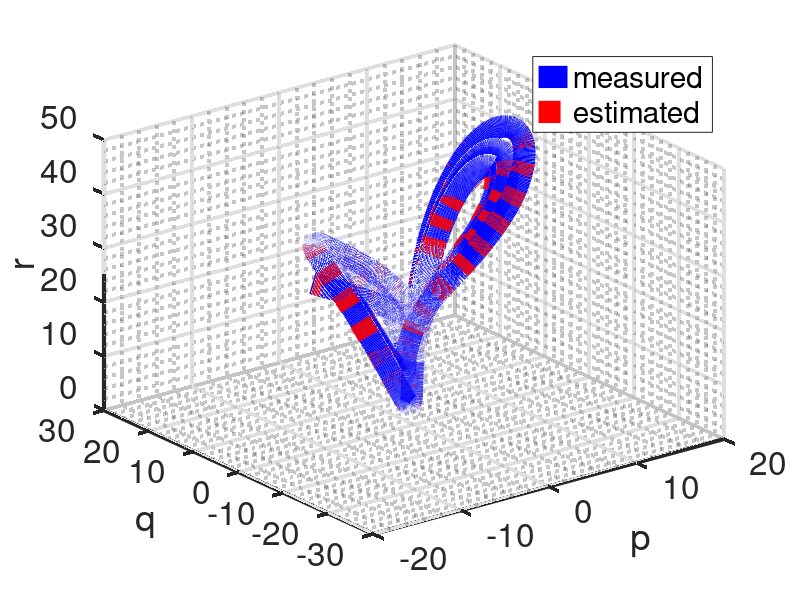
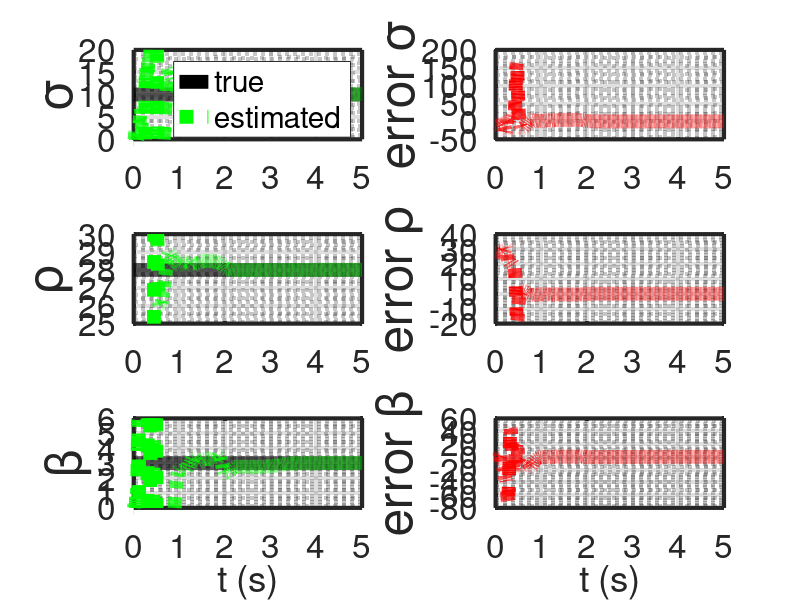

MATLAB code for these plots, in order:
%% Research code by Agus Hasan
%% Paper: "WyNDA: A Method to Discover Mathematical Models of Dynamical Systems from Data" submitted for MethodsX.

clear;
clc;

%% time horizon
tf  = 5;            % time horizon
dt  = 0.001;        % time step
t   = dt:dt:tf;     % time array

%% number of variables and coefficients
n = 3;              % number of measured state
r = 30;             % number of estimated parameters 

%% noise
R = 1;              % noise covariance

%% state initialization
x        = [-8;7;27];       % actual state initialization
xbar     = x;               % estimated state initialization
y        = x;               % measurement initialization
thetabar = zeros(r,1);      % estimated parameter initialization
 
%% true parameters
sigma   = 10;
rho     = 28;
beta    = 3;

%% for plotting
xArray          = [];
xbarArray       = [];
yArray          = [];
thetabarArray   = [];

%% Initialization for estimator

lambdav = 0.995;
lambdat = 0.999;
Rx      = 1*eye(n);
Rt      = 1*eye(n);
Px      = 0.1*eye(n);
Pt      = 0.1*eye(r);
Gamma   = 1*zeros(n,r);

%% simulation
for i=1:(tf/dt)

    xArray         = [xArray x];
    xbarArray      = [xbarArray xbar];    
    yArray         = [yArray y];
    thetabarArray  = [thetabarArray thetabar]; 
    
    x = x+dt*[10*(x(2)-x(1));x(1)*(28-x(3))-x(2);x(1)*x(2)-3*x(3)];
    y = x+dt*R^2*randn(n,1);

    Phi = [1 y(1) y(2) y(3) y(1)^2 y(2)^2 y(3)^2 y(1)*y(2) y(1)*y(3) y(2)*y(3) zeros(20,1)';
           zeros(10,1)' 1 y(1) y(2) y(3) y(1)^2 y(2)^2 y(3)^2 y(1)*y(2) y(1)*y(3) y(2)*y(3) zeros(10,1)';
           zeros(20,1)' 1 y(1) y(2) y(3) y(1)^2 y(2)^2 y(3)^2 y(1)*y(2) y(1)*y(3) y(2)*y(3)];
    
    % Estimation using adaptive observer
    Kx = Px*inv(Px+Rx);
    Kt = Pt*Gamma'*inv(Gamma*Pt*Gamma'+Rt);
    Gamma = (eye(n)-Kx)*Gamma;

    xbar = xbar+(Kx+Gamma*Kt)*(y-xbar);
    thetabar = thetabar-Kt*(y-xbar);

    xbar = xbar+Phi*thetabar;

    thetabar = thetabar;
    Px = (1/lambdav)*eye(n)*(eye(n)-Kx)*Px*eye(n);
    Pt = (1/lambdat)*(eye(r)-Kt*Gamma)*Pt;
    Gamma = eye(n)*Gamma-Phi;

end

figure(1)
plot3(yArray(1,:),yArray(2,:),yArray(3,:),'-b','LineWidth',16);
hold on;
plot3(xbarArray(1,:),xbarArray(2,:),xbarArray(3,:),':r','LineWidth',16)
legend('measured','estimated')
set(gca,'color','white','LineWidth',3,'FontSize',24)
grid on;
grid minor;
xlabel('p')
ylabel('q')
zlabel('r')

figure(2)
subplot(3,2,1)
plot(t,sigma*ones(1,length(t)),'-k','LineWidth',10);
hold on;
plot(t,-thetabarArray(2,:)/dt,':g','LineWidth',10);
set(gca,'color','white','LineWidth',3,'FontSize',24)
legend('true','estimated')
grid on;
grid minor;
ylim([0 20])
ylabel('\sigma','FontSize',36)
subplot(3,2,2)
plot(t,-sigma*ones(1,length(t))-thetabarArray(2,:)/dt,':r','LineWidth',10);
set(gca,'color','white','LineWidth',3,'FontSize',24)
grid on;
grid minor;
ylabel('error \sigma','FontSize',36)
subplot(3,2,3)
plot(t,rho*ones(1,length(t)),'-k','LineWidth',10);
hold on;
plot(t,thetabarArray(12,:)/dt,':g','LineWidth',10);
set(gca,'color','white','LineWidth',3,'FontSize',24)
grid on;
grid minor;
ylim([25 30])
ylabel('\rho','FontSize',36)
subplot(3,2,4)
plot(t,rho*ones(1,length(t))-thetabarArray(12,:)/dt,':r','LineWidth',10);
set(gca,'color','white','LineWidth',3,'FontSize',24)
grid on;
grid minor;
ylabel('error \rho','FontSize',36)
subplot(3,2,5)
plot(t,beta*ones(1,length(t)),'-k','LineWidth',10);
hold on;
plot(t,-thetabarArray(24,:)/dt,':g','LineWidth',10);
set(gca,'color','white','LineWidth',3,'FontSize',24)
grid on;
grid minor;
ylim([0 6])
ylabel('\beta','FontSize',36)
xlabel('t (s)')
subplot(3,2,6)
plot(t,-beta*ones(1,length(t))-thetabarArray(24,:)/dt,':r','LineWidth',10);
set(gca,'color','white','LineWidth',3,'FontSize',24)
grid on;
grid minor;
ylabel('error \beta','FontSize',36)
xlabel('t (s)')
